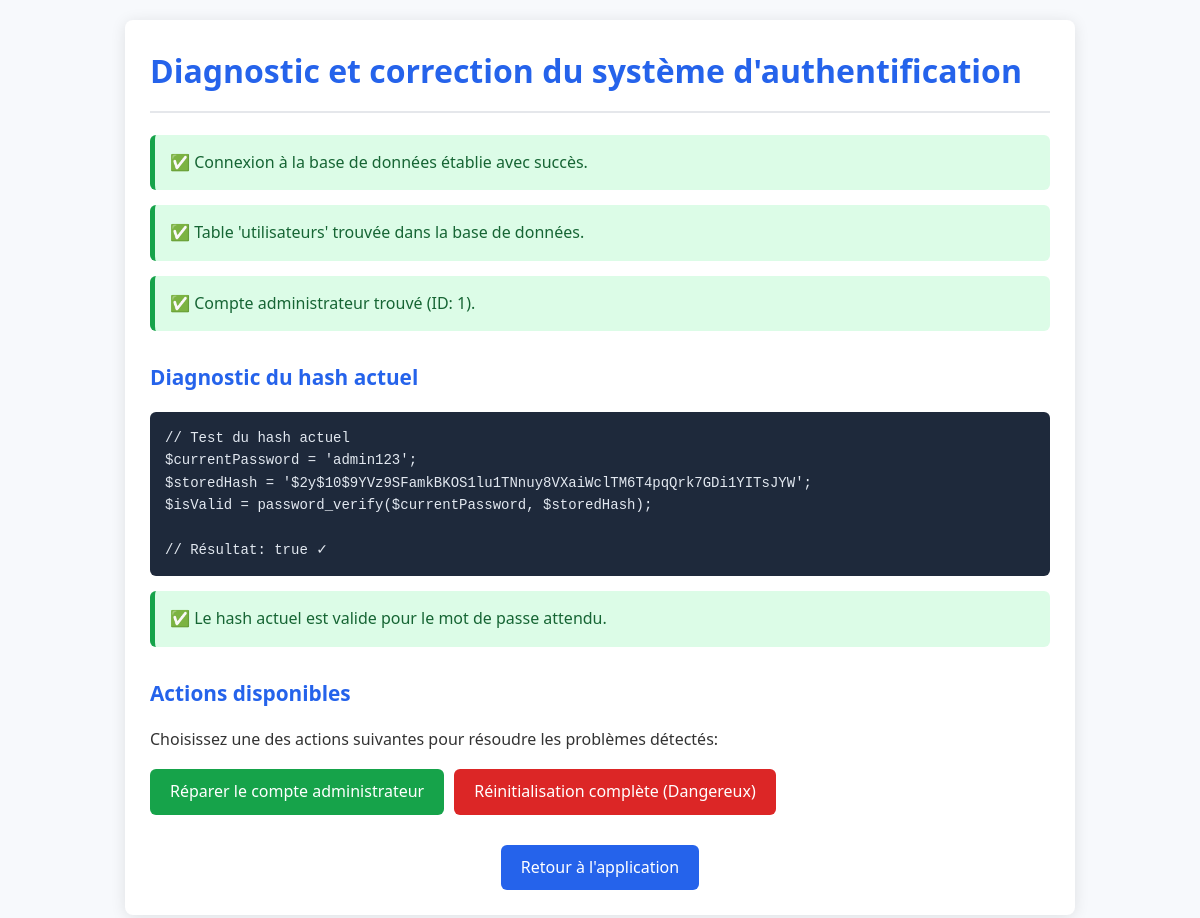
Page /fix_admin.php on the earlier database version.
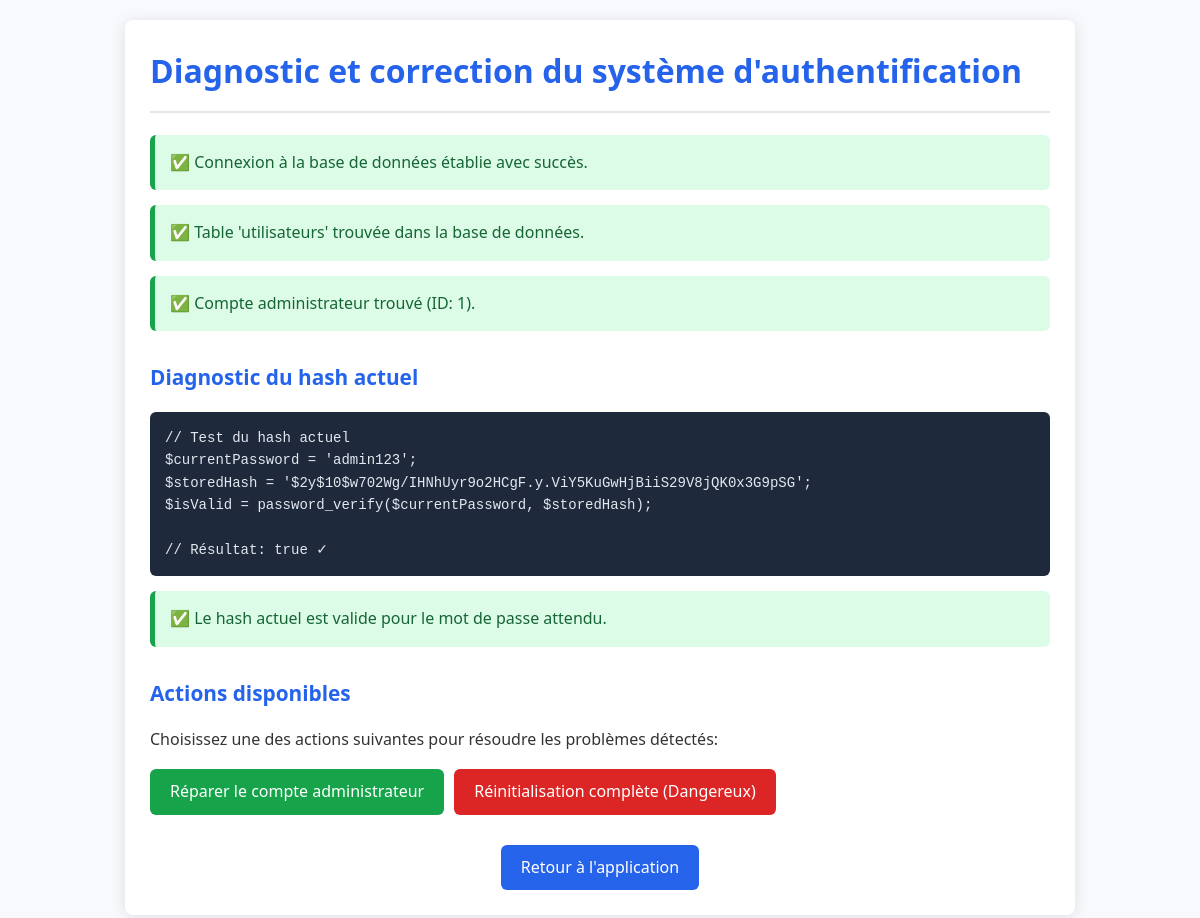
Same page on the later database version.
### tables this page shows
CREATE TABLE `utilisateurs` (
  `id` int NOT NULL,
  `email` varchar(100) NOT NULL,
  `password` varchar(255) NOT NULL,
  `role` enum('admin','pilote','etudiant') NOT NULL,
  `created_at` datetime NOT NULL,
  `updated_at` datetime DEFAULT CURRENT_TIMESTAMP ON UPDATE CURRENT_TIMESTAMP
);

### fix_admin.php (the view, shortened to what this page needs)
<?php
echo '<!DOCTYPE html>
<html>
<head>
    <meta charset="UTF-8">
    <title>Réparation système d\'authentification</title>
    <style>
        body{font-family:system-ui,-apple-system,sans-serif;line-height:1.6;margin:0;padding:20px;color:#333;background:#f7f9fc}
        .container{max-width:900px;margin:0 auto;background:#fff;padding:25px;border-radius:8px;box-shadow:0 2px 15px rgba(0,0,0,0.1)}
        h1,h2{color:#2563eb;margin-top:0}
        h1{border-bottom:2px solid #e5e7eb;padding-bottom:15px}
        h2{margin-top:30px;font-size:1.3rem}
        pre{background:#1e293b;color:#e2e8f0;padding:15px;border-radius:6px;overflow-x:auto;font-size:14px;font-family:monospace}
        code{background:#f1f5f9;color:#1e293b;padding:3px 6px;border-radius:4px;font-family:monospace;font-size:0.9em}
        .success{background:#dcfce7;color:#166534;padding:15px;border-radius:6px;margin:15px 0;border-left:5px solid #16a34a}
        .error{background:#fee2e2;color:#991b1b;padding:15px;border-radius:6px;margin:15px 0;border-left:5px solid #dc2626}
        .info{background:#dbeafe;color:#1e40af;padding:15px;border-radius:6px;margin:15px 0;border-left:5px solid #3b82f6}
        .warn{background:#fff7ed;color:#9a3412;padding:15px;border-radius:6px;margin:15px 0;border-left:5px solid #ea580c}
        table{width:100%;border-collapse:collapse;margin:15px 0}
        th,td{text-align:left;padding:12px;border-bottom:1px solid #e5e7eb}
        th{background:#f8fafc}
        .btn{display:inline-block;background:#2563eb;color:#fff;padding:10px 20px;border-radius:6px;text-decoration:none;transition:background 0.3s}
        .btn:hover{background:#1d4ed8}
        .btn-danger{background:#dc2626}
        .btn-danger:hover{background:#b91c1c}
        .btn-success{background:#16a34a}
        .btn-success:hover{background:#15803d}
    </style>
</head>
<body>
<div class="container">
<h1>Diagnostic et correction du système d\'authentification</h1>';
try {
    $database = new Database();
    $conn = $database->getConnection();
    echo '<div class="success">✅ Connexion à la base de données établie avec succès.</div>';
    $tableSql = "SHOW TABLES LIKE 'utilisateurs'";
    $tableResult = $conn->query($tableSql);
    if ($tableResult->rowCount() === 0) {
        echo '<div class="error">❌ La table \'utilisateurs\' n\'existe pas!</div>';
        $createTableSql = "
        CREATE TABLE IF NOT EXISTS utilisateurs (
            id INT AUTO_INCREMENT PRIMARY KEY,
            email VARCHAR(100) UNIQUE NOT NULL,
            password VARCHAR(255) NOT NULL,
            role ENUM('admin', 'pilote', 'etudiant') NOT NULL,
            created_at DATETIME NOT NULL,
            updated_at DATETIME DEFAULT CURRENT_TIMESTAMP ON UPDATE CURRENT_TIMESTAMP
        ) ENGINE=InnoDB CHARSET=utf8mb4 COLLATE=utf8mb4_unicode_ci;";
        $conn->exec($createTableSql);
        echo '<div class="success">✅ Table \'utilisateurs\' créée avec succès.</div>';
    } else {
        echo '<div class="success">✅ Table \'utilisateurs\' trouvée dans la base de données.</div>';
    }
    $checkAdminSql = "SELECT id, email, password, role FROM utilisateurs WHERE email = 'admin@web4all.fr'";
    $stmt = $conn->prepare($checkAdminSql);
    $stmt->execute();
    $action = isset($_GET['action']) ? $_GET['action'] : null;
    if ($action === 'repair') {
        $password = 'admin123';
        $newHash = password_hash($password, PASSWORD_DEFAULT);
        if (!password_verify($password, $newHash)) {
            throw new Exception("Erreur critique: Le hash généré ne peut pas être validé!");
        }
        if ($stmt->rowCount() > 0) {
            $updateSql = "UPDATE utilisateurs SET password = :password WHERE email = 'admin@web4all.fr'";
            $updateStmt = $conn->prepare($updateSql);
            $updateStmt->bindParam(':password', $newHash);
            $updateStmt->execute();
            echo '<div class="success">✅ Le mot de passe administrateur a été réinitialisé avec succès.</div>';
        } else {
            $insertSql = "INSERT INTO utilisateurs (email, password, role, created_at)
                         VALUES ('admin@web4all.fr', :password, 'admin', NOW())";
            $insertStmt = $conn->prepare($insertSql);
            $insertStmt->bindParam(':password', $newHash);
            $insertStmt->execute();
            echo '<div class="success">✅ Compte administrateur créé avec succès.</div>';
        }
        echo '<div class="info">
            <h3>Informations de connexion:</h3>
            <ul>
                <li><strong>Email:</strong> admin@web4all.fr</li>
                <li><strong>Mot de passe:</strong> admin123</li>
            </ul>
            <p>Vous pouvez maintenant vous connecter en utilisant ces identifiants.</p>
        </div>';
    }
    else {
        if ($stmt->rowCount() > 0) {
            $admin = $stmt->fetch(PDO::FETCH_ASSOC);
            echo '<div class="success">✅ Compte administrateur trouvé (ID: ' . $admin['id'] . ').</div>';
            $currentPassword = 'admin123';
            $isValidHash = password_verify($currentPassword, $admin['password']);
            echo '<h2>Diagnostic du hash actuel</h2>';
            echo '<pre>
// Test du hash actuel
$currentPassword = \'admin123\';
$storedHash = \'' . htmlspecialchars($admin['password']) . '\';
$isValid = password_verify($currentPassword, $storedHash);
// Résultat: ' . ($isValidHash ? 'true ✓' : 'false ✗') . '
</pre>';
            if (!$isValidHash) {
                echo '<div class="error">❌ Le hash actuel ne correspond pas au mot de passe attendu.</div>';
                $newHash = password_hash($currentPassword, PASSWORD_DEFAULT);
                $testNewHash = password_verify($currentPassword, $newHash);
                echo '<pre>
// Test de génération d\'un nouveau hash
$newHash = password_hash($currentPassword, PASSWORD_DEFAULT);
$testNewHash = password_verify($currentPassword, $newHash);
// Résultat: ' . ($testNewHash ? 'true ✓' : 'false ✗') . '
</pre>';
                if ($testNewHash) {
                    echo '<div class="info">✅ Un nouveau hash valide a été généré avec succès.</div>';
                } else {
                    echo '<div class="error">❌ Impossible de générer un hash valide. Problème critique de configuration PHP.</div>';
                }
            } else {
                echo '<div class="success">✅ Le hash actuel est valide pour le mot de passe attendu.</div>';
            }
        } else {
            echo '<div class="error">❌ Aucun compte administrateur trouvé!</div>';
        }
        echo '<h2>Actions disponibles</h2>';
        echo '<p>Choisissez une des actions suivantes pour résoudre les problèmes détectés:</p>';
        echo '<a href="?action=repair" class="btn btn-success" style="margin-right: 10px;">Réparer le compte administrateur</a>';
        echo '<a href="?action=reset_table" class="btn btn-danger" onclick="return confirm(\'Attention: Cette action va supprimer et recréer la table utilisateurs. Toutes les données utilisateurs seront perdues. Continuer?\')">Réinitialisation complète (Dangereux)</a>';
    }
    echo '<div style="margin-top: 30px; text-align: center">
        <a href="index.php" class="btn">Retour à l\'application</a>
    </div>';
} catch (Exception $e) {
    echo '<div class="error">
        <h3>Erreur critique:</h3>
        <p>' . $e->getMessage() . '</p>
        <pre>' . $e->getTraceAsString() . '</pre>
    </div>';
}
echo '</div></body></html>';

### fix_admin.php (style rules this page uses)
body { font-family:system-ui,-apple-system,sans-serif;line-height:1.6;margin:0;padding:20px;color:#333;background:#f7f9fc }
.container { max-width:900px;margin:0 auto;background:#fff;padding:25px;border-radius:8px;box-shadow:0 2px 15px rgba(0,0,0,0.1) }
h1,h2 { color:#2563eb;margin-top:0 }
h1 { border-bottom:2px solid #e5e7eb;padding-bottom:15px }
h2 { margin-top:30px;font-size:1.3rem }
pre { background:#1e293b;color:#e2e8f0;padding:15px;border-radius:6px;overflow-x:auto;font-size:14px;font-family:monospace }
.success { background:#dcfce7;color:#166534;padding:15px;border-radius:6px;margin:15px 0;border-left:5px solid #16a34a }
.btn { display:inline-block;background:#2563eb;color:#fff;padding:10px 20px;border-radius:6px;text-decoration:none;transition:background 0.3s }
.btn-danger { background:#dc2626 }
.btn-success { background:#16a34a }

Differences in the rows shown:
changed utilisateurs id 1: password "$2y$10$9YVz9SFamkBKOS1lu1TNnuy8VXaiWclTM6T4pqQrk7GDi1YITsJYW" → "$2y$10$w702Wg/IHNhUyr9o2HCgF.y.ViY5KuGwHjBiiS29V8jQK0x3G9pSG"
